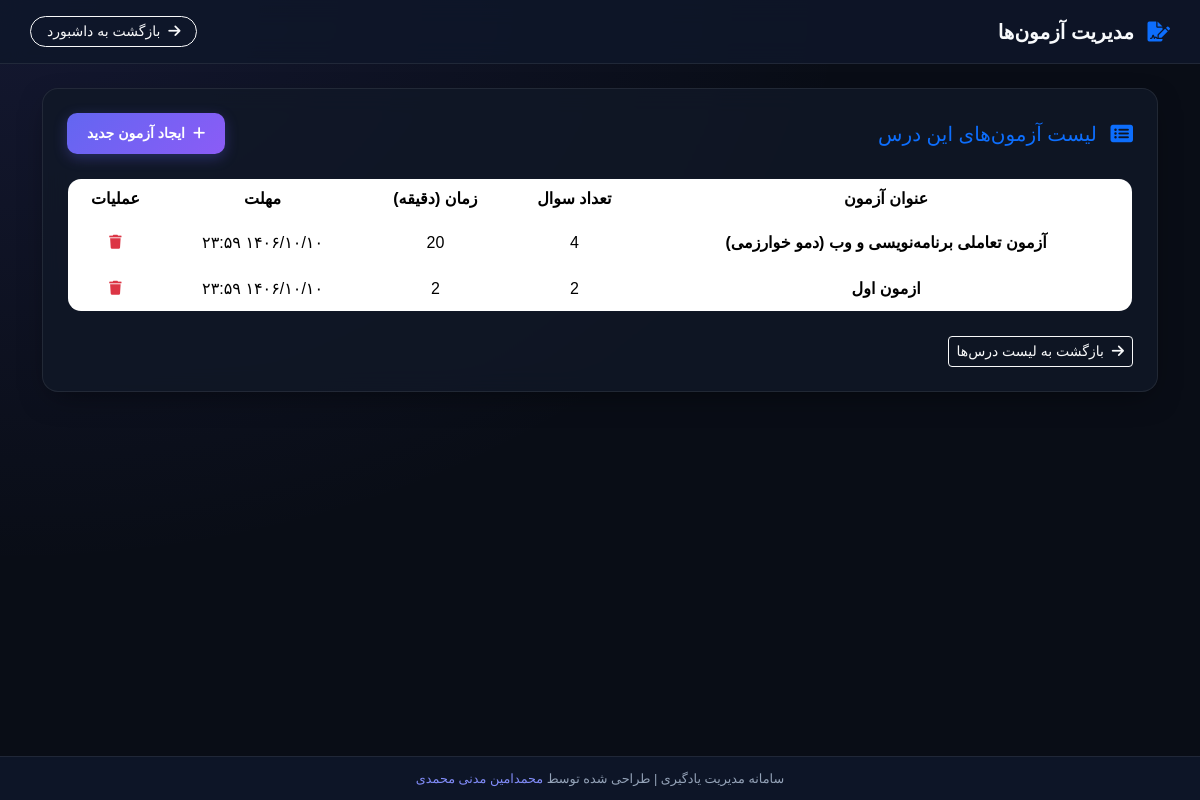
The page /dashboard/exams/index.php?class_course_id=12 (signed in) on the database its author committed.
### tables this page shows
CREATE TABLE `exams` (
  `id` int(11) NOT NULL AUTO_INCREMENT,
  `class_course_id` int(11) NOT NULL,
  `teacher_id` int(11) NOT NULL,
  `title` varchar(100) NOT NULL,
  `question_count` int(11) NOT NULL,
  `file_path` varchar(255) DEFAULT NULL,
  `duration` int(11) NOT NULL,
  `created_at` datetime DEFAULT current_timestamp(),
  `deadline` datetime NOT NULL,
  PRIMARY KEY (`id`),
  KEY `class_course_id` (`class_course_id`),
  KEY `teacher_id` (`teacher_id`),
  CONSTRAINT `exams_ibfk_1` FOREIGN KEY (`class_course_id`) REFERENCES `classcourses` (`id`) ON DELETE CASCADE,
  CONSTRAINT `exams_ibfk_2` FOREIGN KEY (`teacher_id`) REFERENCES `users` (`id`) ON DELETE CASCADE
);

### jdf.php (called while the page is built, shortened)
<?php
function jdate($format, $timestamp = '', $none = '', $time_zone = 'Asia/Tehran', $tr_num = 'fa') {
  $T_sec = 0;
  $ts = $T_sec + (($timestamp === '') ? time() : tr_num($timestamp));
  $date = explode('_', date('H_i_j_n_O_P_s_w_Y', $ts));
  list($j_y, $j_m, $j_d) = gregorian_to_jalali($date[8], $date[3], $date[2]);
  $sl = strlen($format);
  $out = '';
  for ($i = 0; $i < $sl; $i++) {
    $sub = substr($format, $i, 1);
    switch ($sub) {
      case 'd':
        $out .= ($j_d < 10) ? '0' . $j_d : $j_d;
        break;
      case 'H':
        $out .= $date[0];
        break;
      case 'i':
        $out .= $date[1];
        break;
      case 'm':
        $out .= ($j_m > 9) ? $j_m : '0' . $j_m;
        break;
      case 'Y':
        $out .= $j_y;
        break;
      default:
        $out .= $sub;
    }
  }
  return ($tr_num != 'en') ? tr_num($out, 'fa', '.') : $out;
}
function tr_num($str, $mod = 'en', $mf = '٫') {
  $num_a = array('0', '1', '2', '3', '4', '5', '6', '7', '8', '9', '.');
  $key_a = array('۰', '۱', '۲', '۳', '۴', '۵', '۶', '۷', '۸', '۹', $mf);
  return ($mod == 'fa') ? str_replace($num_a, $key_a, $str) : str_replace($key_a, $num_a, $str);
}
function gregorian_to_jalali($gy, $gm, $gd, $mod = '') {
   list($gy, $gm, $gd) = explode('_', tr_num($gy . '_' . $gm . '_' . $gd));
  $g_d_m = array(0, 31, 59, 90, 120, 151, 181, 212, 243, 273, 304, 334);
  $gy2 = ($gm > 2) ? ($gy + 1) : $gy;
  $days = 355666 + (365 * $gy) + ((int) (($gy2 + 3) / 4)) - ((int) (($gy2 + 99) / 100)) + ((int) (($gy2 + 399) / 400)) + $gd + $g_d_m[$gm - 1];
  $jy = -1595 + (33 * ((int) ($days / 12053)));
  $days %= 12053;
  $jy += 4 * ((int) ($days / 1461));
  $days %= 1461;
  if ($days > 365) {
    $jy += (int) (($days - 1) / 365);
    $days = ($days - 1) % 365;
  }
  if ($days < 186) {
    $jm = 1 + (int) ($days / 31);
    $jd = 1 + ($days % 31);
  } else {
    $jm = 7 + (int) (($days - 186) / 30);
    $jd = 1 + (($days - 186) % 30);
  }
  return ($mod == '') ? array($jy, $jm, $jd) : $jy . $mod . $jm . $mod . $jd;
}

### dashboard/exams/index.php (the view, shortened to what this page needs)
<?php
require_once '../../db.php';
require_once '../../jdf.php';
$user_id = $_SESSION['user_id'];
$role = $_SESSION['role'];
$class_course_id = (int) ($_GET['class_course_id'] ?? 0);
$action = $_GET['action'] ?? '';
function to_jalali($datetime) {
    $timestamp = strtotime($datetime);
    return jdate('Y/m/d H:i', $timestamp);
}
$lessons = [];
if ($role === 'admin') {
    $stmt = $pdo->prepare("
        SELECT cc.id, cc.course_name, c.name AS class_name
        FROM classcourses cc
        JOIN classes c ON cc.class_id = c.id
        ORDER BY c.name, cc.course_name
    ");
    $stmt->execute();
    $lessons = $stmt->fetchAll(PDO::FETCH_ASSOC);
}
$exams = [];
if ($class_course_id) {
    if ($role === 'student') {
        $query = "SELECT e.id, e.title, e.question_count, e.file_path, e.duration, e.created_at, e.deadline,
                         es.id AS submission_id, es.grade, es.submitted_at
                  FROM exams e
                  LEFT JOIN exam_submissions es ON e.id = es.exam_id AND es.student_id = ?
                  WHERE e.class_course_id = ?
                  ORDER BY e.created_at DESC";
        $stmt = $pdo->prepare($query);
        $stmt->execute([$user_id, $class_course_id]);
    } else {
        $query = "SELECT id, title, question_count, file_path, duration, created_at, deadline FROM exams WHERE class_course_id = ? ORDER BY created_at DESC";
        $stmt = $pdo->prepare($query);
        $stmt->execute([$class_course_id]);
    }
    $exams = $stmt->fetchAll(PDO::FETCH_ASSOC);
}
?>
<!DOCTYPE html>
<html lang="fa" dir="rtl">
<head>
    <link href="../../css/bootstrap.rtl.min.css" rel="stylesheet">
    <link href="https://cdn.jsdelivr.net/gh/rastikerdar/vazirmatn@v33.003/Vazirmatn-font-face.css" rel="stylesheet">
    <link href="../../css/all.min.css" rel="stylesheet">
    <link rel="stylesheet" href="../../css/fontawesome.min.css">
</head>
<body>
    <div class="topbar">
        <span class="fw-bold fs-5"><i class="fas fa-file-signature text-primary me-2"></i> <?php echo $role === 'student' ? 'آزمون‌های من' : 'مدیریت آزمون‌ها'; ?></span>
        <a href="../index.php" class="btn btn-sm btn-outline-light rounded-pill px-3"><i class="fas fa-arrow-right me-1"></i> بازگشت به داشبورد</a>
    </div>
    <div class="container mt-4">
        <?php if (!$class_course_id): ?>
            <div class="card-custom">
                <h5 class="mb-4 text-primary"><i class="fas fa-book me-2"></i> درس مورد نظر خود را انتخاب کنید</h5>
                <div class="table-responsive">
                    <table class="table text-center align-middle m-0">
                        <thead>
                            <tr>
                                <th>نام کلاس و درس</th>
                                <th style="width: 150px;">عملیات</th>
                            </tr>
                        </thead>
                        <tbody>
                            <?php foreach ($lessons as $lesson): ?>
                                <tr>
                                    <td><strong><?php echo htmlspecialchars($lesson['class_name'] . ' - ' . $lesson['course_name']); ?></strong></td>
                                    <td>
                                        <a href="?class_course_id=<?php echo $lesson['id']; ?>" class="btn btn-gradient-primary btn-sm">
                                            <i class="fas fa-tasks me-1"></i> مشاهده آزمون‌ها
                                        </a>
                                    </td>
                                </tr>
                            <?php endforeach; ?>
                            <?php if (empty($lessons)): ?>
                                <tr><td colspan="2" class="text-muted py-4">هیچ درسی یافت نشد.</td></tr>
                            <?php endif; ?>
                        </tbody>
                    </table>
                </div>
            </div>
        <?php else: ?>
            <div class="card-custom">
                <div class="d-flex justify-content-between align-items-center mb-4">
                    <h5 class="m-0 text-primary"><i class="fas fa-list-alt me-2"></i> لیست آزمون‌های این درس</h5>
                    <?php if (in_array($role, ['teacher', 'admin'])): ?>
                        <a href="?class_course_id=<?php echo $class_course_id; ?>&action=create" class="btn btn-gradient-primary btn-sm">
                            <i class="fas fa-plus me-1"></i> ایجاد آزمون جدید
                        </a>
                    <?php endif; ?>
                </div>
                <div class="table-responsive">
                    <table class="table text-center align-middle m-0">
                        <thead>
                            <tr>
                                <th>عنوان آزمون</th>
                                <th>تعداد سوال</th>
                                <th>زمان (دقیقه)</th>
                                <th>مهلت</th>
                                <th>عملیات</th>
                            </tr>
                        </thead>
                        <tbody>
                            <?php foreach ($exams as $ex): ?>
                                <tr>
                                    <td><strong><?php echo htmlspecialchars($ex['title']); ?></strong></td>
                                    <td><?php echo $ex['question_count']; ?></td>
                                    <td><?php echo $ex['duration']; ?></td>
                                    <td><?php echo to_jalali($ex['deadline']); ?></td>
                                    <td>
                                        <?php if (in_array($role, ['teacher', 'admin'])): ?>
                                            <a href="?class_course_id=<?php echo $class_course_id; ?>&action=delete&exam_id=<?php echo $ex['id']; ?>" class="btn btn-sm btn-outline-danger border-0" onclick="return confirm('آیا از حذف آزمون اطمینان دارید؟');"><i class="fas fa-trash"></i></a>
                                        <?php endif; ?>
                                    </td>
                                </tr>
                            <?php endforeach; ?>
                        </tbody>
                    </table>
                </div>
                <a href="index.php" class="btn btn-outline-light btn-sm mt-4"><i class="fas fa-arrow-right me-1"></i> بازگشت به لیست درس‌ها</a>
            </div>
        <?php endif; ?>
    </div>
    <footer>
        سامانه مدیریت یادگیری | طراحی شده توسط <a href="https://aminmadani.ir" target="_blank">محمدامین مدنی محمدی</a>
    </footer>
</body>
</html>

### dashboard/exams/index.php (style rules this page uses)
:root { --bg-dark: #090d16; --bg-card: rgba(17, 24, 39, 0.8); --border-color: rgba(255, 255, 255, 0.08); --primary-accent: #6366f1; --text-main: #f8fafc; --text-muted: #94a3b8; }
* { font-family: 'Vazirmatn', sans-serif; box-sizing: border-box; }
body { background-color: var(--bg-dark); background-image: radial-gradient(at 0% 0%, rgba(99, 102, 241, 0.12) 0px, transparent 50%); color: var(--text-main); min-height: 100vh; padding-bottom: 80px; margin: 0; }
.topbar { background: rgba(15, 23, 42, 0.85); backdrop-filter: blur(12px); border-bottom: 1px solid var(--border-color); padding: 16px 30px; display: flex; justify-content: space-between; align-items: center; }
.card-custom { background: var(--bg-card); border: 1px solid var(--border-color); border-radius: 16px; backdrop-filter: blur(12px); padding: 24px; box-shadow: 0 10px 30px -10px rgba(0, 0, 0, 0.5); }
.btn-gradient-primary { background: linear-gradient(135deg, #6366f1, #8b5cf6) !important; border: none !important; color: white !important; border-radius: 10px !important; padding: 10px 20px !important; font-weight: 600 !important; box-shadow: 0 4px 14px rgba(99, 102, 241, 0.3) !important; }
table { background: var(--bg-card); border-radius: 14px; overflow: hidden; border: 1px solid var(--border-color); color: var(--text-main) !important; }
table thead { background: #0f172a; }
table th { color: var(--text-muted); font-weight: 600; padding: 14px; border-bottom: 1px solid var(--border-color); }
table td { padding: 12px 14px; border-bottom: 1px solid var(--border-color); vertical-align: middle; }
footer { position: fixed; bottom: 0; left: 0; right: 0; text-align: center; padding: 12px; background: rgba(15, 23, 42, 0.9); backdrop-filter: blur(10px); color: var(--text-muted); font-size: 0.8rem; border-top: 1px solid var(--border-color); z-index: 99; }
footer a { color: #818cf8; text-decoration: none; }

### rows shown on the page
exams: title "آزمون تعاملی برنامه‌نویسی و وب (دمو خوارزمی)", question_count "4", duration "20", deadline "۱۴۰۶/۱۰/۱۰ ۲۳:۵۹"
exams: title "ازمون اول", question_count "2", duration "2", deadline "۱۴۰۶/۱۰/۱۰ ۲۳:۵۹"
